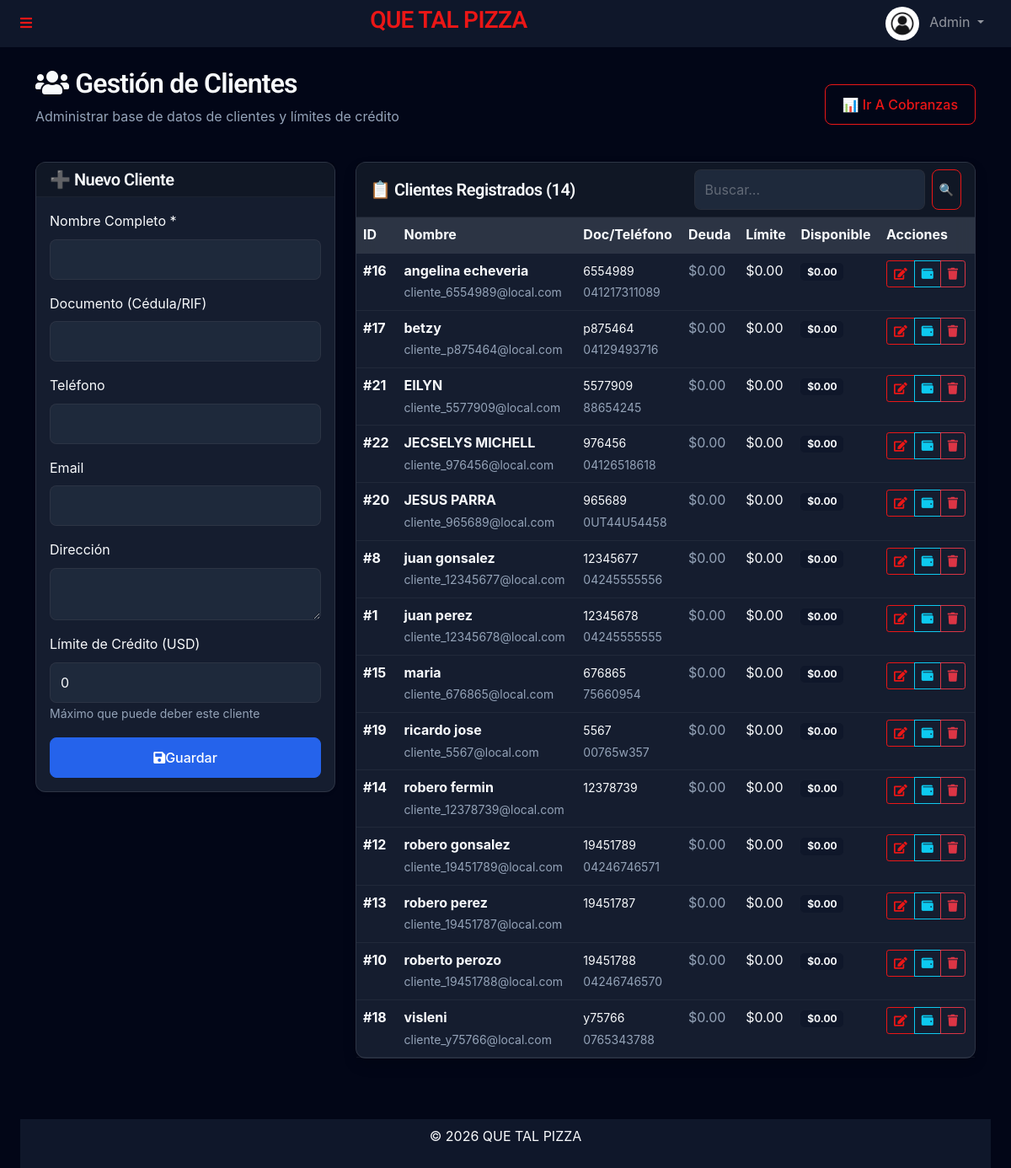
Page /admin/clientes.php (signed in) on the earlier database version.
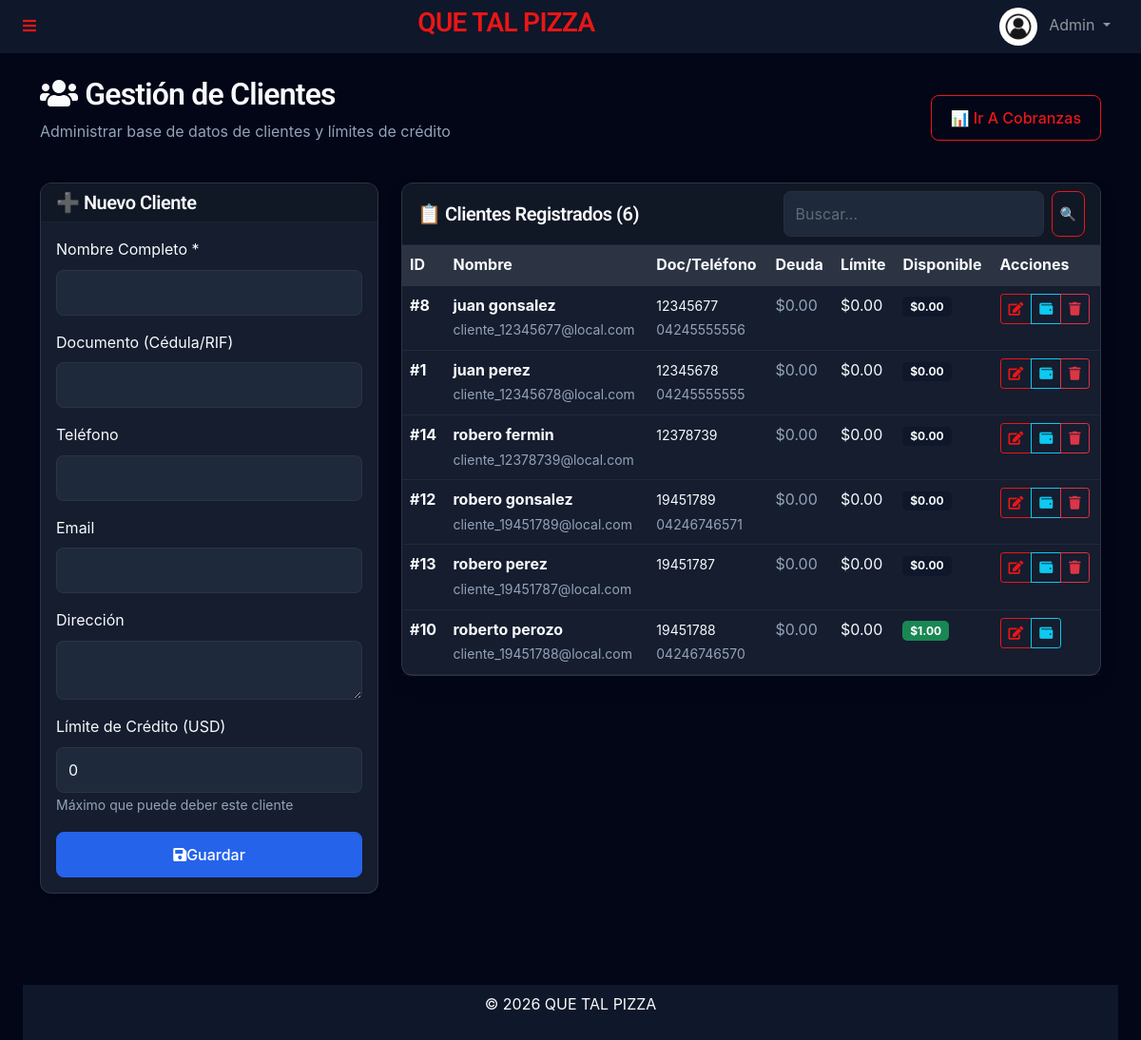
Same page on the later database version.
### tables this page shows
CREATE TABLE `clients` (
  `id` int(11) NOT NULL,
  `name` varchar(150) NOT NULL,
  `document_id` varchar(50) DEFAULT NULL,
  `phone` varchar(50) DEFAULT NULL,
  `email` varchar(150) DEFAULT NULL,
  `address` text DEFAULT NULL,
  `credit_limit` decimal(20,6) DEFAULT 0.000000,
  `current_debt` decimal(20,6) DEFAULT 0.000000,
  `created_at` timestamp NULL DEFAULT current_timestamp()
);

### admin/clientes.php (the view, shortened to what the rows shown need)
<?php
require_once '../templates/autoload.php';
$search = $_GET['search'] ?? '';
if ($search) {
    $stmt = $db->prepare("SELECT * FROM clients WHERE name LIKE ? OR document_id LIKE ? OR phone LIKE ? ORDER BY name");
    $stmt->execute(["%$search%", "%$search%", "%$search%"]);
} else {
    $stmt = $db->query("SELECT * FROM clients ORDER BY name");
}
$clients = $stmt->fetchAll(PDO::FETCH_ASSOC);
require_once '../templates/header.php';
?>
<div class="container mt-4 mb-5">
    <div class="d-flex justify-content-between align-items-center mb-4">
        <div>
            <h2><i class="fa fa-users me-2"></i>Gestión de Clientes</h2>
        </div>
    </div>
    <div class="row">
        <div class="col-md-8">
            <div class="card shadow">
                <div class="card-body p-0">
                    <div class="table-responsive">
                        <table class="table table-hover mb-0">
                            <thead class="table-light">
                                <tr>
                                    <th>ID</th>
                                    <th>Nombre</th>
                                    <th>Doc/Teléfono</th>
                                    <th>Deuda</th>
                                    <th>Límite</th>
                                    <th>Disponible</th>
                                    <th>Acciones</th>
                                </tr>
                            </thead>
                            <tbody>
                                <?php if (empty($clients)): ?>
                                    <tr>
                                        <td colspan="7" class="text-center py-4 text-muted">
                                            <?= $search ? '❌ No se encontraron resultados' : 'No hay clientes registrados' ?>
                                        </td>
                                    </tr>
                                <?php else: ?>
                                    <?php foreach ($clients as $c):
                                        $disponible = $c['credit_limit'] - $c['current_debt'];
                                        ?>
                                        <tr>
                                            <td><strong>#<?= $c['id'] ?></strong></td>
                                            <td>
                                                <div class="fw-bold"><?= htmlspecialchars($c['name']) ?></div>
                                                <small class="text-muted"><?= htmlspecialchars($c['email'] ?? '') ?></small>
                                            </td>
                                            <td>
                                                <small><?= htmlspecialchars($c['document_id'] ?? '') ?></small><br>
                                                <small class="text-muted"><?= htmlspecialchars($c['phone'] ?? '') ?></small>
                                            </td>
                                            <td>
                                                <?php if ($c['current_debt'] > 0): ?>
                                                    <span
                                                        class="badge bg-danger">$<?= number_format($c['current_debt'], 2) ?></span>
                                                <?php else: ?>
                                                    <span class="text-muted">$0.00</span>
                                                <?php endif; ?>
                                            </td>
                                            <td>$<?= number_format($c['credit_limit'], 2) ?></td>
                                            <td>
                                                <span class="badge bg-<?= $disponible > 0 ? 'success' : 'secondary' ?>">
                                                    $<?= number_format($disponible, 2) ?>
                                                </span>
                                            </td>
                                            <td>
                                                <div class="btn-group btn-group-sm">
                                                    <a href="?edit=<?= $c['id'] ?>" class="btn btn-outline-primary"
                                                        title="Editar">
                                                        <i class="fa fa-edit"></i>
                                                    </a>
                                                    <a href="cobranzas.php?client_id=<?= $c['id'] ?>"
                                                        class="btn btn-outline-info" title="Ver Deudas">
                                                        <i class="fa fa-wallet"></i>
                                                    </a>
                                                    <?php if ($c['current_debt'] == 0): ?>
                                                        <a href="?delete=<?= $c['id'] ?>" class="btn btn-outline-danger"
                                                            onclick="return confirm('¿Eliminar cliente <?= htmlspecialchars($c['name']) ?>?')"
                                                            title="Eliminar">
                                                            <i class="fa fa-trash"></i>
                                                        </a>
                                                    <?php endif; ?>
                                                </div>
                                            </td>
                                        </tr>
                                    <?php endforeach; ?>
                                <?php endif; ?>
                            </tbody>
                        </table>
                    </div>
                </div>
            </div>
        </div>
    </div>
</div>
<?php require_once '../templates/footer.php'; ?>

Differences in the rows shown:
removed clients: id "16", name "angelina echeveria", email "cliente_6554989@local.com", document "6554989", phone "041217311089", shows "$0.00", credit_limit "0.00", disponible "0.00"
removed clients: id "17", name "betzy", email "cliente_p875464@local.com", document "p875464", phone "04129493716", shows "$0.00", credit_limit "0.00", disponible "0.00"
removed clients: id "21", name "EILYN", email "cliente_5577909@local.com", document "5577909", phone "88654245", shows "$0.00", credit_limit "0.00", disponible "0.00"
removed clients: id "22", name "JECSELYS MICHELL", email "cliente_976456@local.com", document "976456", phone "04126518618", shows "$0.00", credit_limit "0.00", disponible "0.00"
removed clients: id "20", name "JESUS PARRA", email "cliente_965689@local.com", document "965689", phone "0UT44U54458", shows "$0.00", credit_limit "0.00", disponible "0.00"
removed clients: id "15", name "maria", email "cliente_676865@local.com", document "676865", phone "75660954", shows "$0.00", credit_limit "0.00", disponible "0.00"
removed clients: id "19", name "ricardo jose", email "cliente_5567@local.com", document "5567", phone "00765w357", shows "$0.00", credit_limit "0.00", disponible "0.00"
removed clients: id "18", name "visleni", email "cliente_y75766@local.com", document "y75766", phone "0765343788", shows "$0.00", credit_limit "0.00", disponible "0.00"
changed clients "roberto perozo": current_debt 0 → -1 (drawn); disponible "0.00" → "1.00"
Other differences:
count($clients): "14" → "6"
